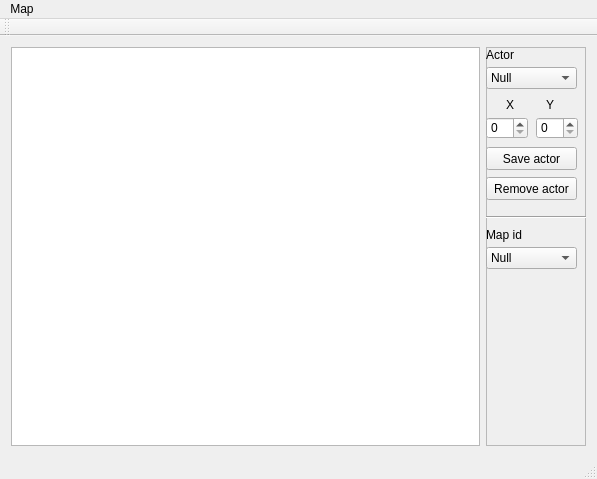
<?xml version="1.0" encoding="UTF-8"?>
<ui version="4.0">
 <class>MapEditor</class>
 <widget class="QMainWindow" name="MapEditor">
  <property name="geometry">
   <rect>
    <x>0</x>
    <y>0</y>
    <width>597</width>
    <height>479</height>
   </rect>
  </property>
  <property name="windowTitle">
   <string>MapEditor</string>
  </property>
  <widget class="QWidget" name="centralWidget">
   <layout class="QHBoxLayout" name="horizontalLayout">
    <item>
     <widget class="QTableWidget" name="map"/>
    </item>
    <item>
     <widget class="QFrame" name="frame">
      <property name="minimumSize">
       <size>
        <width>100</width>
        <height>0</height>
       </size>
      </property>
      <property name="frameShape">
       <enum>QFrame::StyledPanel</enum>
      </property>
      <property name="frameShadow">
       <enum>QFrame::Raised</enum>
      </property>
      <widget class="QComboBox" name="aType">
       <property name="geometry">
        <rect>
         <x>0</x>
         <y>20</y>
         <width>91</width>
         <height>22</height>
        </rect>
       </property>
       <item>
        <property name="text">
         <string>Null</string>
        </property>
       </item>
       <item>
        <property name="text">
         <string>Player</string>
        </property>
       </item>
       <item>
        <property name="text">
         <string>Ork</string>
        </property>
       </item>
       <item>
        <property name="text">
         <string>Drzwi_Zamkniete</string>
        </property>
       </item>
       <item>
        <property name="text">
         <string>Drzwi_Otwarte</string>
        </property>
       </item>
       <item>
        <property name="text">
         <string>Lozko</string>
        </property>
       </item>
       <item>
        <property name="text">
         <string>Szafka</string>
        </property>
       </item>
       <item>
        <property name="text">
         <string>Szafa</string>
        </property>
       </item>
       <item>
        <property name="text">
         <string>Fotel</string>
        </property>
       </item>
       <item>
        <property name="text">
         <string>Piec</string>
        </property>
       </item>
      </widget>
      <widget class="QLabel" name="label">
       <property name="geometry">
        <rect>
         <x>0</x>
         <y>0</y>
         <width>71</width>
         <height>16</height>
        </rect>
       </property>
       <property name="text">
        <string>Actor</string>
       </property>
      </widget>
      <widget class="QSpinBox" name="posX">
       <property name="geometry">
        <rect>
         <x>0</x>
         <y>70</y>
         <width>42</width>
         <height>22</height>
        </rect>
       </property>
      </widget>
      <widget class="QSpinBox" name="posY">
       <property name="geometry">
        <rect>
         <x>50</x>
         <y>70</y>
         <width>42</width>
         <height>22</height>
        </rect>
       </property>
      </widget>
      <widget class="QLabel" name="label_2">
       <property name="geometry">
        <rect>
         <x>20</x>
         <y>50</y>
         <width>21</width>
         <height>16</height>
        </rect>
       </property>
       <property name="text">
        <string>X</string>
       </property>
      </widget>
      <widget class="QLabel" name="label_3">
       <property name="geometry">
        <rect>
         <x>60</x>
         <y>50</y>
         <width>21</width>
         <height>16</height>
        </rect>
       </property>
       <property name="text">
        <string>Y</string>
       </property>
      </widget>
      <widget class="QPushButton" name="saveActor">
       <property name="geometry">
        <rect>
         <x>0</x>
         <y>100</y>
         <width>91</width>
         <height>23</height>
        </rect>
       </property>
       <property name="text">
        <string>Save actor</string>
       </property>
      </widget>
      <widget class="QPushButton" name="pushButton">
       <property name="geometry">
        <rect>
         <x>0</x>
         <y>130</y>
         <width>91</width>
         <height>23</height>
        </rect>
       </property>
       <property name="text">
        <string>Remove actor</string>
       </property>
      </widget>
      <widget class="Line" name="line">
       <property name="geometry">
        <rect>
         <x>0</x>
         <y>160</y>
         <width>141</width>
         <height>20</height>
        </rect>
       </property>
       <property name="orientation">
        <enum>Qt::Horizontal</enum>
       </property>
      </widget>
      <widget class="QComboBox" name="mapId">
       <property name="geometry">
        <rect>
         <x>0</x>
         <y>200</y>
         <width>91</width>
         <height>22</height>
        </rect>
       </property>
       <item>
        <property name="text">
         <string>Null</string>
        </property>
       </item>
       <item>
        <property name="text">
         <string>StartGame</string>
        </property>
       </item>
      </widget>
      <widget class="QLabel" name="label_4">
       <property name="geometry">
        <rect>
         <x>0</x>
         <y>180</y>
         <width>71</width>
         <height>16</height>
        </rect>
       </property>
       <property name="text">
        <string>Map id</string>
       </property>
      </widget>
     </widget>
    </item>
   </layout>
  </widget>
  <widget class="QMenuBar" name="menuBar">
   <property name="geometry">
    <rect>
     <x>0</x>
     <y>0</y>
     <width>597</width>
     <height>21</height>
    </rect>
   </property>
   <widget class="QMenu" name="menuMap">
    <property name="title">
     <string>Map</string>
    </property>
    <addaction name="actionSave"/>
    <addaction name="actionLoad"/>
   </widget>
   <addaction name="menuMap"/>
  </widget>
  <widget class="QToolBar" name="mainToolBar">
   <attribute name="toolBarArea">
    <enum>TopToolBarArea</enum>
   </attribute>
   <attribute name="toolBarBreak">
    <bool>false</bool>
   </attribute>
  </widget>
  <widget class="QStatusBar" name="statusBar"/>
  <action name="actionSave">
   <property name="text">
    <string>Save</string>
   </property>
  </action>
  <action name="actionLoad">
   <property name="text">
    <string>Load</string>
   </property>
  </action>
 </widget>
 <layoutdefault spacing="6" margin="11"/>
 <resources/>
 <connections/>
</ui>
